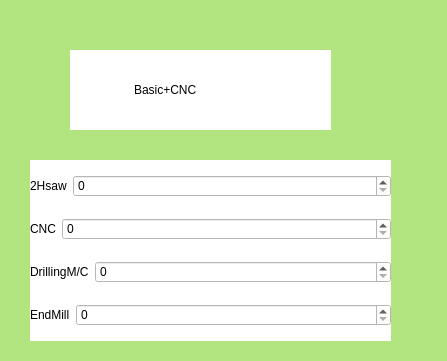
<?xml version="1.0" encoding="UTF-8"?>
<ui version="4.0">
 <class>Dialog</class>
 <widget class="QDialog" name="Dialog">
  <property name="geometry">
   <rect>
    <x>0</x>
    <y>0</y>
    <width>447</width>
    <height>361</height>
   </rect>
  </property>
  <property name="windowTitle">
   <string>Dialog</string>
  </property>
  <property name="styleSheet">
   <string notr="true">background-color: rgb(178, 229, 128);</string>
  </property>
  <widget class="QWidget" name="main_widget" native="true">
   <property name="geometry">
    <rect>
     <x>30</x>
     <y>160</y>
     <width>361</width>
     <height>181</height>
    </rect>
   </property>
   <property name="styleSheet">
    <string notr="true">QWidget{
background-color:#fff;


}</string>
   </property>
   <layout class="QVBoxLayout" name="verticalLayout">
    <item>
     <layout class="QHBoxLayout" name="horizontalLayout" stretch="0,1">
      <item>
       <widget class="QLabel" name="label">
        <property name="text">
         <string>2Hsaw</string>
        </property>
       </widget>
      </item>
      <item>
       <widget class="QSpinBox" name="spinBox_2"/>
      </item>
     </layout>
    </item>
    <item>
     <layout class="QHBoxLayout" name="horizontalLayout_2" stretch="0,1">
      <item>
       <widget class="QLabel" name="label_2">
        <property name="text">
         <string>CNC</string>
        </property>
       </widget>
      </item>
      <item>
       <widget class="QSpinBox" name="spinBox_3"/>
      </item>
     </layout>
    </item>
    <item>
     <layout class="QHBoxLayout" name="horizontalLayout_3" stretch="0,1">
      <item>
       <widget class="QLabel" name="label_3">
        <property name="text">
         <string>DrillingM/C</string>
        </property>
       </widget>
      </item>
      <item>
       <widget class="QSpinBox" name="spinBox_4"/>
      </item>
     </layout>
    </item>
    <item>
     <layout class="QHBoxLayout" name="horizontalLayout_4" stretch="0,1">
      <item>
       <widget class="QLabel" name="label_4">
        <property name="text">
         <string>EndMill</string>
        </property>
       </widget>
      </item>
      <item>
       <widget class="QSpinBox" name="spinBox_5"/>
      </item>
     </layout>
    </item>
   </layout>
  </widget>
  <widget class="QWidget" name="header_widget" native="true">
   <property name="geometry">
    <rect>
     <x>70</x>
     <y>50</y>
     <width>261</width>
     <height>80</height>
    </rect>
   </property>
   <property name="styleSheet">
    <string notr="true">QWidget{
background-color:#fff;


}</string>
   </property>
   <widget class="QLabel" name="label_6">
    <property name="geometry">
     <rect>
      <x>64</x>
      <y>30</y>
      <width>81</width>
      <height>20</height>
     </rect>
    </property>
    <property name="text">
     <string>Basic+CNC</string>
    </property>
   </widget>
  </widget>
 </widget>
 <resources/>
 <connections/>
</ui>
